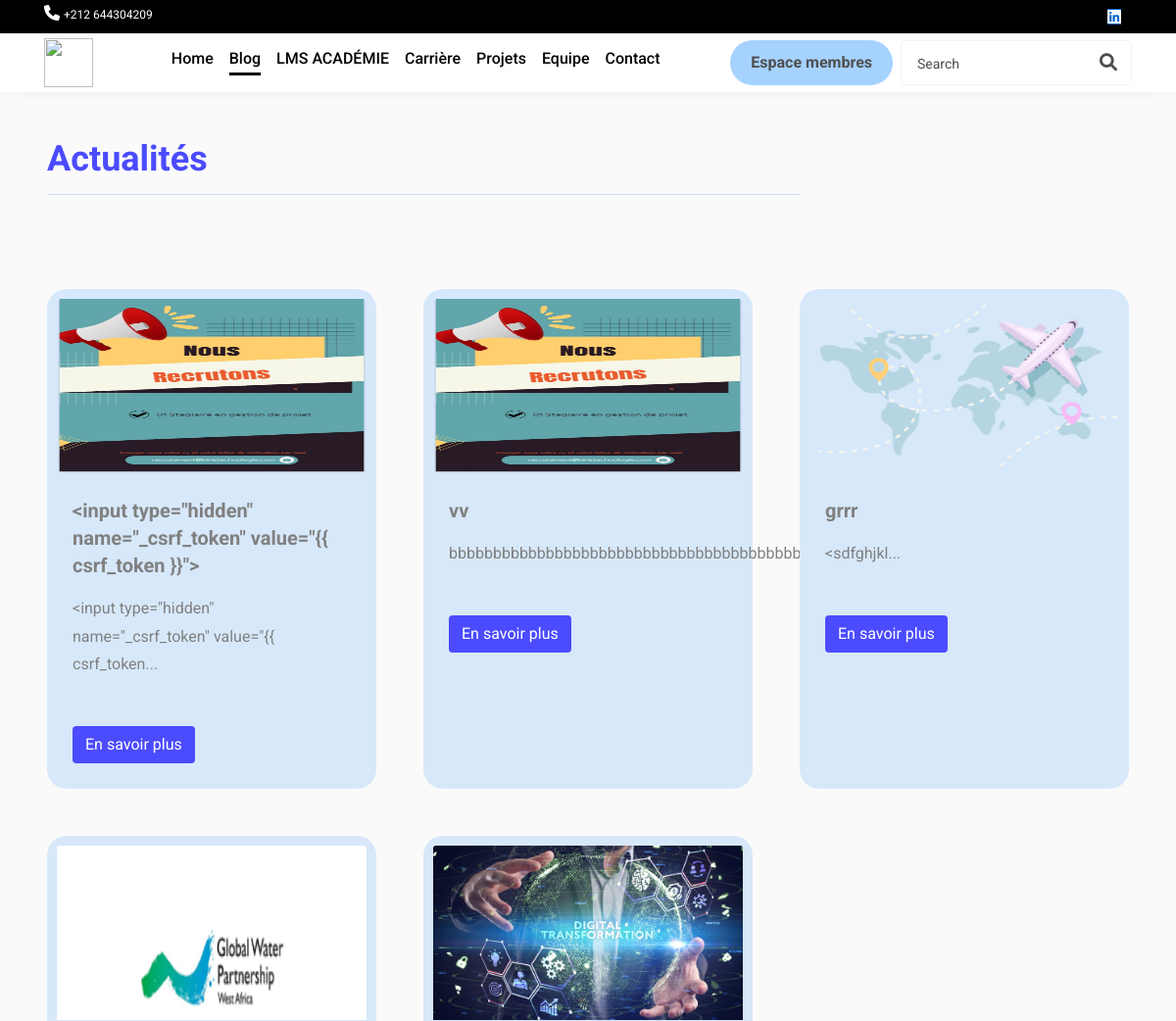
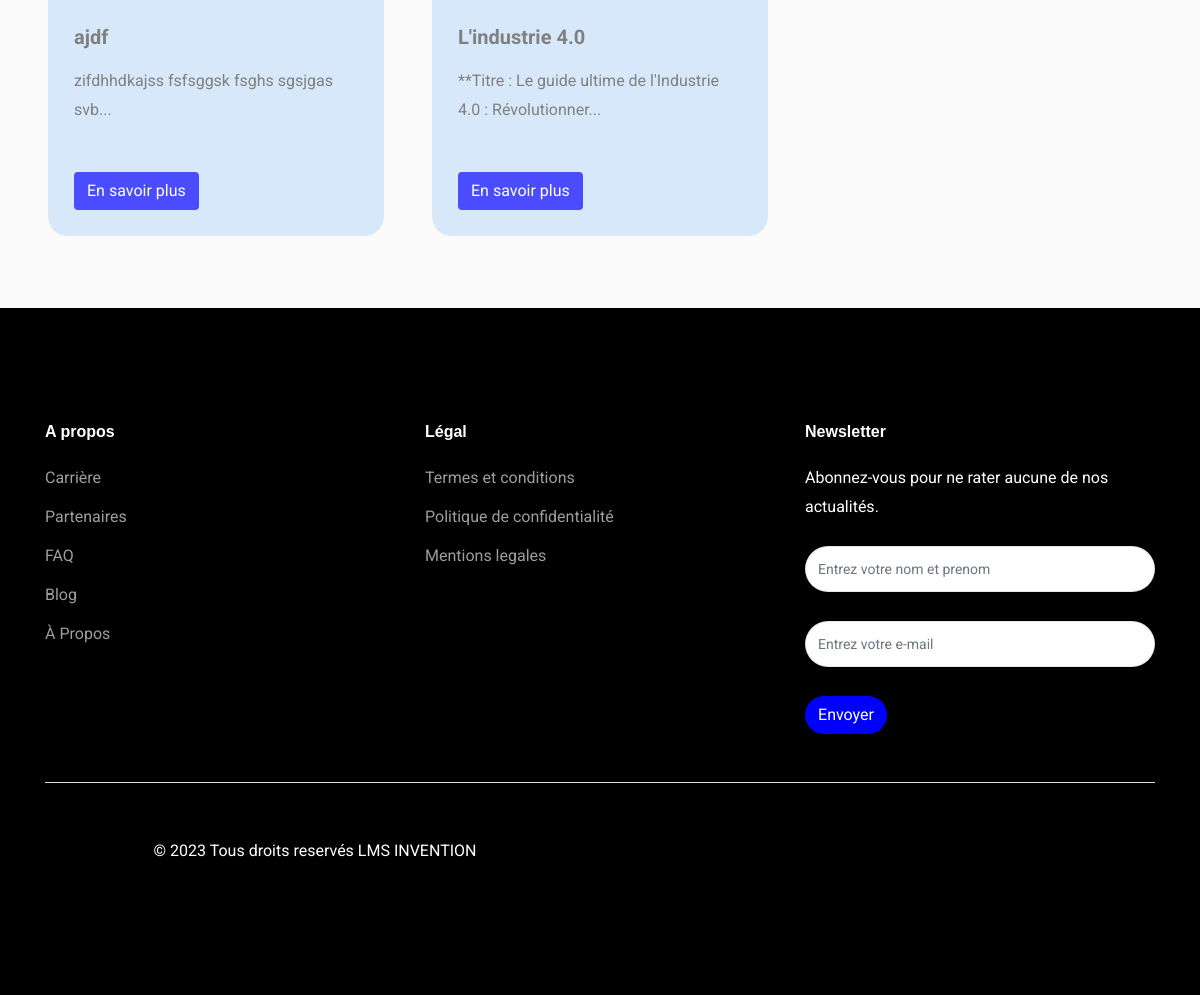
Page /actualites on the committed database (2 pictures, top to bottom).
### Main/models/models.py (models this page shows)
class Blog(db.Model):
    id = db.Column(db.Integer, primary_key=True)
    titre = db.Column(db.String(2500))
    description = db.Column(db.String(2500))
    imagePath = db.Column(db.String(2500))
    date=db.Column(db.DateTime, default=datetime.now)

### Main/routes/user.py (the view)
@app.route('/actualites', methods=['GET'])
def actualites():
    blogs = Blog.query.order_by(Blog.id.desc()).all()
    return render_template('actualites.html', blogs=blogs)

### Main/templates/actualites.html (shortened to what this page needs)
<!DOCTYPE html>
<html>
<head>
  <link rel="stylesheet" href="https://cdnjs.cloudflare.com/ajax/libs/font-awesome/6.0.0-beta3/css/all.min.css">
  <link href="https://cdn.jsdelivr.net/npm/bootstrap@5.3.0/dist/css/bootstrap.min.css" rel="stylesheet">
  <link href="https://cdn.jsdelivr.net/npm/tailwindcss@2.2.19/dist/tailwind.min.css" rel="stylesheet">
</head>
<body>
  {% with currentPage='blog' %}
  {% include 'navbar.html' %}
  {% endwith %}
  <div class="mb-4">
    <div class="ml-5 mt-5 animate-element" data-animation="fadeInUp" style="animation-duration: 0.6s;">
      <p class="text-4xl font-bold " style="color: rgb(75, 75, 255);">
        Actualités
      </p>
      <hr class="border-b-2 border-blue-500 w-2/3 mt-3">
    </div>
    <div class=" mt-5">
      <div class="grid grid-cols-1 sm:grid-cols-3 gap-5 p-5">
        {% if blogs: %}
          {% for blog in blogs: %}
            <div class="hover:scale-105 transition-transform animate-element" data-animation="fadeInUp" style="background-color: rgb(215, 232, 250);border-radius: 20px;padding: 10px;animation-duration: 0.8s;">
              <div class="embed-responsive embed-responsive-16by9">
                <img class="card-img-top embed-responsive-item" src="{{blog.imagePath}}" alt="{{ blog.titre }}" >
              </div>
              <div class="p-3">
                <p class="text-xl font-bold text-primary-first mt-2">
                  {{ blog.titre }}
                </p>
                <p class="text-primary-first mt-2" >
                  {% set truncated_content = blog.description[:60] %}
                  {{ truncated_content }}...
                </p>
                <div class="mt-5">
                  <a href="{{ url_for('details_blog', id=blog.id) }}" class="btn btn" style="background-color: rgb(75, 75, 255);color: white;">
                    En savoir plus
                  </a>
                </div>
              </div>
            </div>
          {% endfor %}
        {% else: %}
          <p>Aucun blog n'est disponible pour le moment.</p>
        {% endif %}
      </div>
    </div>
  </div>
  {% include 'footer.html' %}
</body>
</html>

### Main/templates/footer.html (style rules this page uses)
body { font-family: "Roboto", -apple-system, BlinkMacSystemFont, "Segoe UI", Roboto, "Helvetica Neue", Arial, "Noto Sans", sans-serif, "Apple Color Emoji", "Segoe UI Emoji", "Segoe UI Symbol", "Noto Color Emoji"; }

### rows in the picture
Blog: imagePath (picture), titre "<input type=\"hidden\" name=\"_csrf_token\" value=\"{{ csrf_token }}\">", truncated_content "<input type=\"hidden\" name=\"_csrf_token\" value=\"{{ csrf_token"
Blog: imagePath (picture), titre "vv", description "bbbbbbbbbbbbbbbbbbbbbbbbbbbbbbbbbbbbbbbbbbb"
Blog: imagePath (picture), titre "grrr", description "<sdfghjkl"
Blog: imagePath (picture), titre "ajdf", description "zifdhhdkajss fsfsggsk fsghs sgsjgas svb"
Blog: imagePath (picture), titre "L'industrie 4.0", truncated_content "**Titre : Le guide ultime de l'Industrie 4.0 : Révolutionner"
